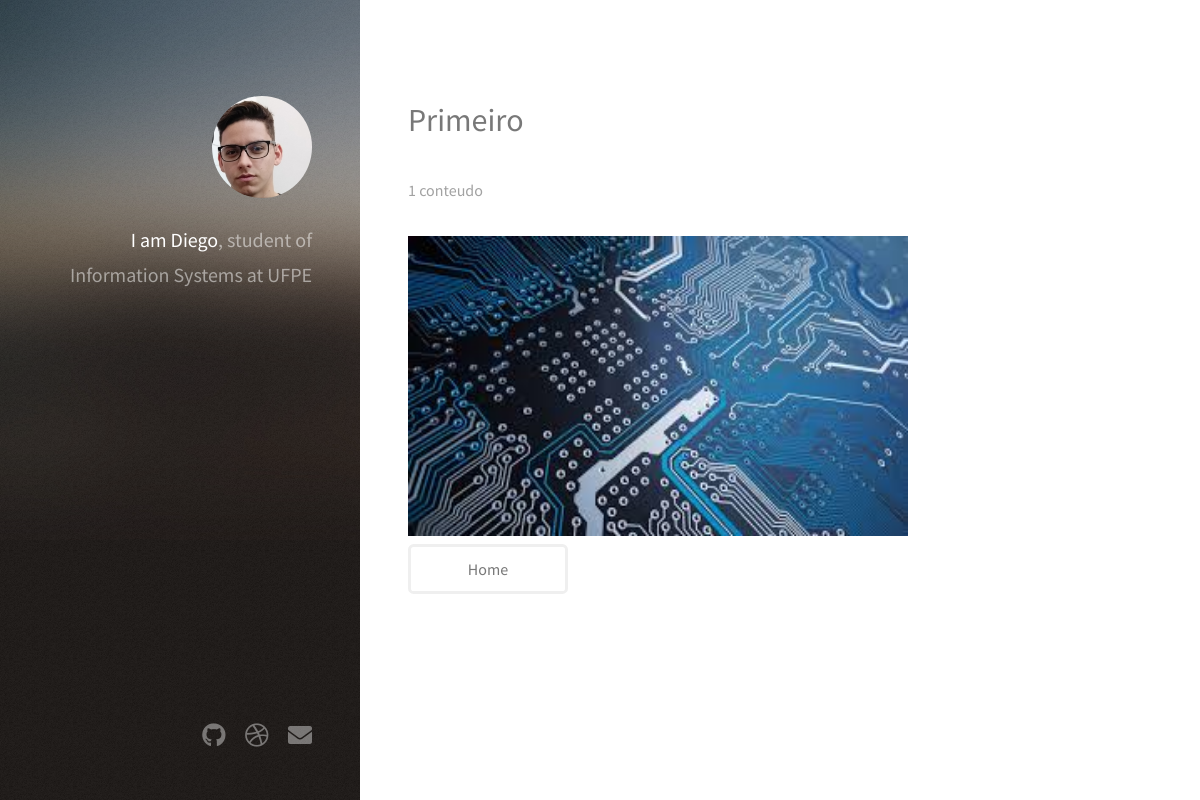
/post/3/, run on an earlier commit of the app's database.
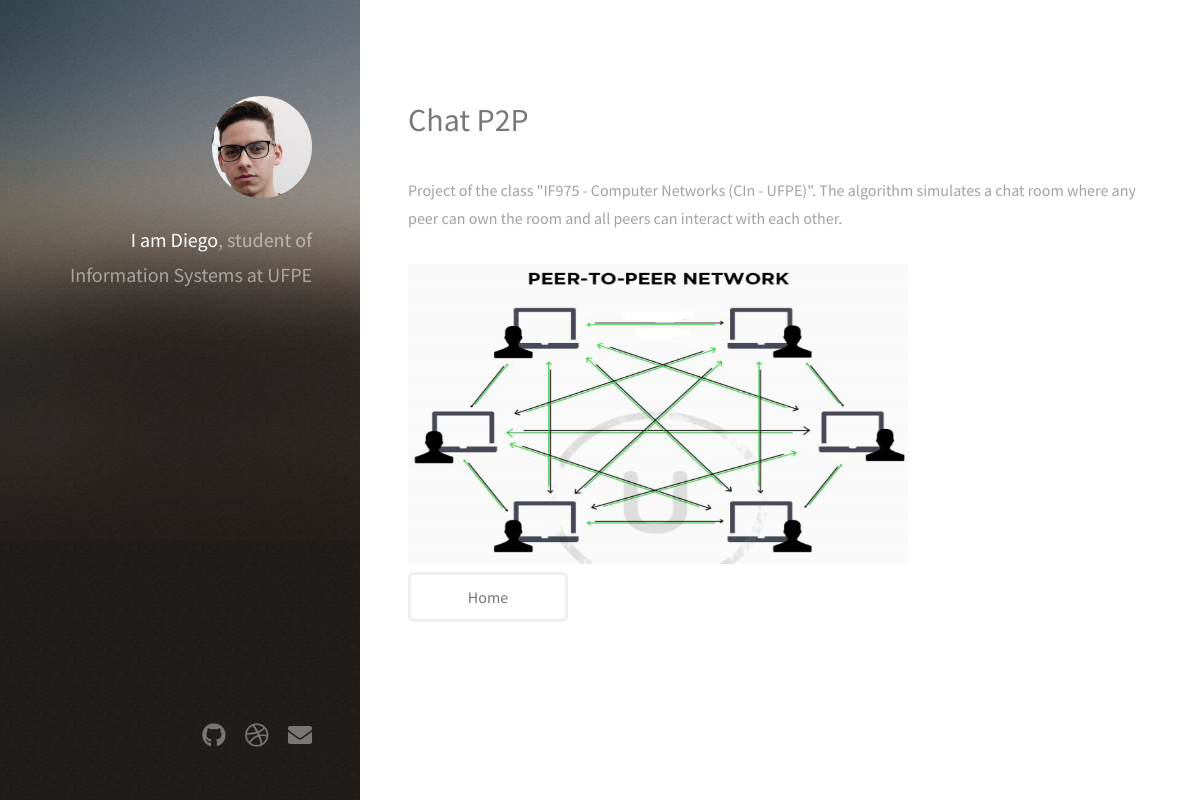
And on a later commit of the database.
### website/models.py (models this page shows, shortened)
class Post(models.Model):
    title = models.CharField(max_length=100)
    subtitle = models.CharField(max_length=200)
    content = models.TextField()
    category = models.CharField(
        max_length = 2,
        choices = Categories.choices,
        default = 'GR'
    )
    image = models.ImageField(upload_to='posts', null=True, blank=True)
    approved = models.BooleanField(default=True)
    moreInfo = models.URLField(default='')
    def titleSubtitle(self):
        return self.title + ' - ' + self.content
    titleSubtitle.admin_order_field = 'title'

### website/views.py (the view)
# urls.py: path('post/<int:id>/', postDetail, name = 'postDetail'),
def postDetail(request, id):
    post = Post.objects.get(id=id)
    return render(request, 'post.html', {'post': post})

### website/templates/post.html (shortened to what this page needs)
{% load static %}
<!DOCTYPE HTML>
<html>
	<head>
		<link rel="stylesheet" href="{% static 'assets/css/main.css' %}" />
	</head>
	<body class="is-preload">
			<header id="header">
				<div class="inner">
					<a href="#" class="image avatar"><img src="{% static 'images/perfil.jpg' %}" alt="" /></a>
					<h1><strong>I am Diego</strong>, student of<br />
						Information Systems at UFPE<br /></h1>
				</div>
			</header>
			<div id="main">
					<section id="one">
						<header class="major">
							<h2>{{ post.title }}</h2>
						</header>
						<p>{{ post.content }}</p>
						<img src = "{{ post.image.url }}" alt="" width="500px" height="300px">
                        <ul class="actions">
                            <li><a href="{% url 'homeBlog' %}" class="button">Home</a></li>
                        </ul>
					</section>
			<footer id="footer">
				<div class="inner">
					<ul class="icons">
						<li><a href="https://github.com/diegodnz" class="icon brands fa-github"><span class="label">Github</span></a></li>
						<li><a href="https://www.linkedin.com/in/alisson-fonseca-4204b5191/" class="icon brands fa-dribbble"><span class="label">Dribbble</span></a></li>
						<li><a href="#" class="icon solid fa-envelope"><span class="label">Email</span></a></li>
					</ul>
				</div>
			</footer>
	</body>
</html>

What changed in the data, as far as the page shows it:
changed Post: title "Primeiro" → "Chat P2P"; content "1 conteudo" → "Project of the class \"IF975 - Computer Networks (CIn - UFPE)\". The algorithm simulates a chat room where any peer can own the room and all peers can interact with each other."; image: a different picture
